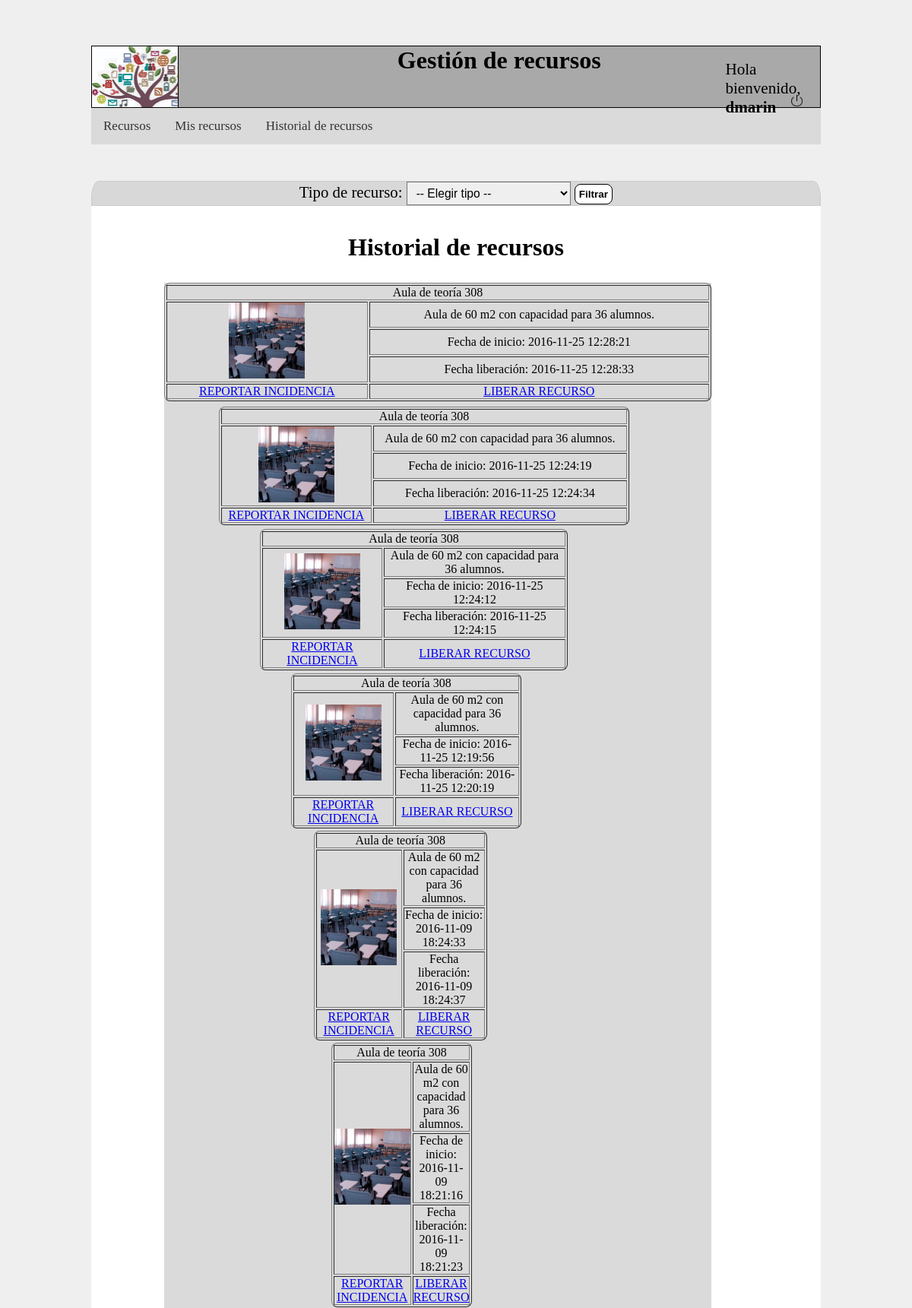
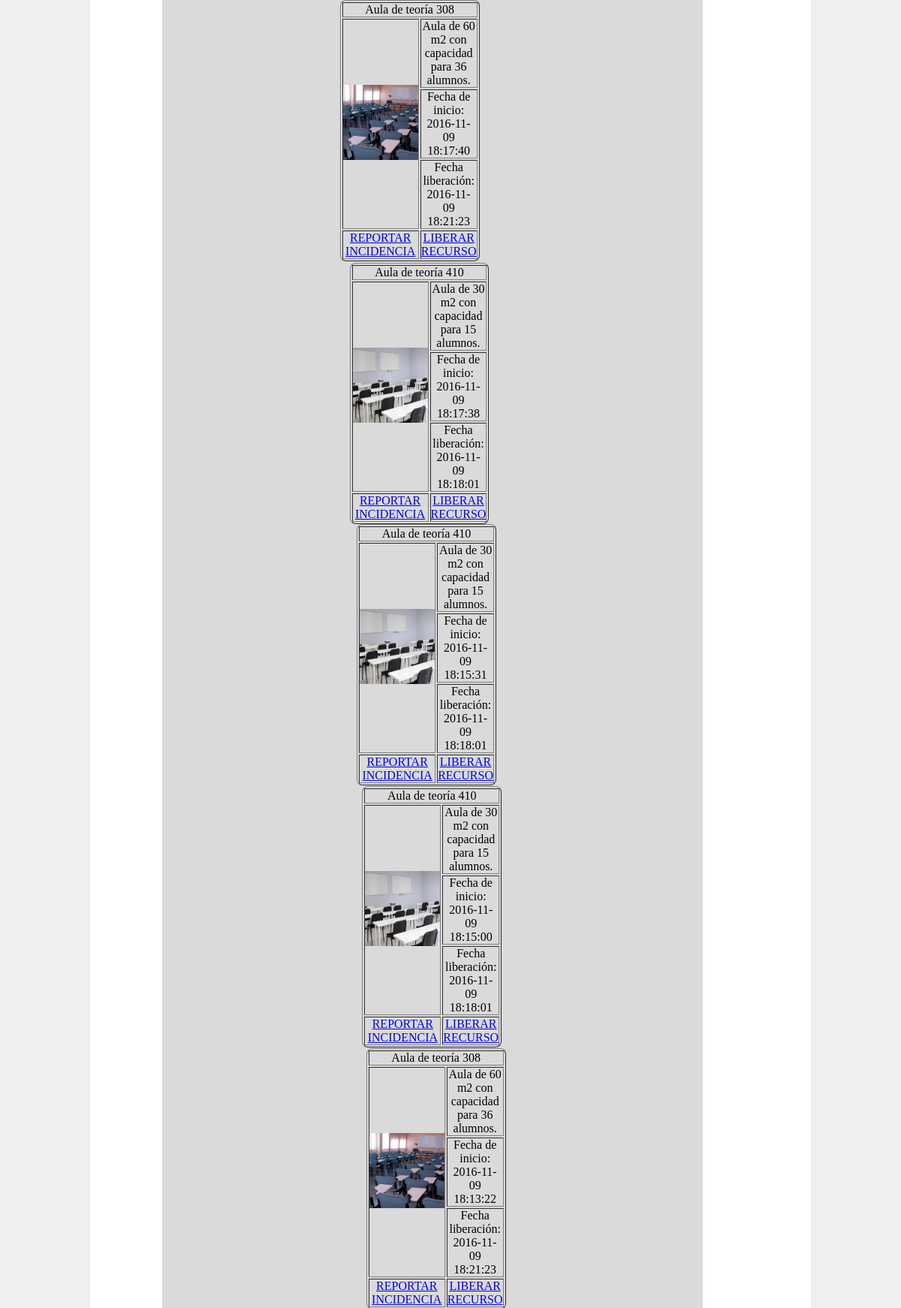
The app's page /proyecto_v3.0/php/historial_recursos.php (signed in, upper part) with its own data (2 pictures, top to bottom).
### tables this page shows
CREATE TABLE `tbl_usuario` (
  `usu_id` int(3) NOT NULL,
  `usu_nickname` varchar(15) NOT NULL,
  `usu_nombre` varchar(15) NOT NULL,
  `usu_apellido` varchar(15) NOT NULL,
  `usu_correo` varchar(30) NOT NULL,
  `usu_cargo` varchar(15) NOT NULL,
  `usu_contrasena` varchar(15) NOT NULL,
  `usu_estado` varchar(20) NOT NULL DEFAULT 'Alta'
);

CREATE TABLE `tbl_reserva` (
  `res_id` int(4) NOT NULL,
  `res_fechainicio` datetime NOT NULL,
  `res_fechafinal` datetime DEFAULT NULL,
  `res_recursoid` int(2) NOT NULL,
  `res_usuarioid` int(3) NOT NULL
);

CREATE TABLE `tbl_recurso` (
  `rec_id` int(2) NOT NULL,
  `rec_nombre` varchar(30) NOT NULL,
  `rec_foto` varchar(15) NOT NULL,
  `rec_descripcion` varchar(200) NOT NULL,
  `rec_tipoid` int(2) NOT NULL,
  `rec_estado` varchar(15) NOT NULL DEFAULT 'Disponible'
);

### proyecto_v3.0/php/historial_recursos.php (the view, shortened to what this page needs)
<?php
		$conexion = mysqli_connect('localhost', 'root', '', 'bd_proyecto2');
		$mysqli = new mysqli("localhost", "root", "", "bd_proyecto2");
		$con =	"SELECT * FROM `tbl_usuario` WHERE `usu_id` = '". $_SESSION["usu_id"] ."'";
		$result	=	mysqli_query($mysqli,$con);
		while ($fila = mysqli_fetch_row($result))
			{
				$usu_nickname	=	$fila[1];
				$usuario = $_SESSION['usu_id'];
			}
		$sql = "SELECT * FROM tbl_tiporecurso ORDER BY tr_id";
		$finalizado_sql =	" SELECT * FROM tbl_reserva INNER JOIN tbl_recurso ON tbl_recurso.rec_id = tbl_reserva.res_recursoid WHERE res_fechafinal IS NOT NULL AND  res_usuarioid='$usuario'";
		extract($_REQUEST);
		$finalizado_sql .= "ORDER BY `tbl_reserva`.`res_id`  DESC";
		$finalizados = mysqli_query($conexion, $finalizado_sql);
		$tipos = mysqli_query($conexion, $sql);
?>
<!DOCTYPE html>
<html>
<head>
	<link rel="stylesheet" type="text/css" href="../css/recursos.css">
</head>
<body>
	<div class="header">
			<div class="logo">
			</div>
			<h1 align="center">Gestión de recursos</h1>
			<div class="profile">
			<p class="welcome">Hola bienvenido, <br /><b>
			<?php echo $usu_nickname; ?></b>
			</p>
			</div>
			<div class="logout">
				<a href="logout.proc.php" onclick="return logout();">
					<img class="img_logout" src="../img/logout_small.png" alt="Cerrar sesión">
				</a>
			</div>
		</div>
<nav>
	<ul class="topnav">
		<li class="li"><a href="recursos.php">Recursos</a></li>
		<li class="li"><a href="misrecursos.php">Mis recursos</a></li>
		<li class="li"><a href="#">Historial de recursos</a></li>
	</ul>
</nav>
<div class="container">
	<?php
	if(mysqli_num_rows($finalizados)>0 && mysqli_num_rows($tipos)>0){
		?>
	<form action="historial_recursos.php" method="get" class="formtipo">
	Tipo de recurso:
		<select name="tr_id">
			<option value="0">-- Elegir tipo --</option>
		</select>
		<input type="submit" name="enviar" value="Filtrar">
	</form>
	<br/>
	<br/>
	<h1>Historial de recursos</h1>
	<br/>
	<?php
		if(mysqli_num_rows($finalizados)>0){
								while($finalizado=mysqli_fetch_array($finalizados)){
									echo "<div class='content_rec'>";
									echo "<table border>";
										echo "<tr>";
											echo "<td colspan='2'>" . $finalizado['rec_nombre'] . "</td>";
										echo "</tr>";
										echo "<tr>";
											echo "<td rowspan='3'><img class='img_recu' src='../img/recursos/".$finalizado['rec_foto']."' width='100'></td>";
											echo "<td>".$finalizado['rec_descripcion']."</td>";
										echo "</tr>";
										echo "<tr>";
											echo "<td>Fecha de inicio: " .$finalizado['res_fechainicio']. "</td>";
										echo "</tr>";
										echo "<tr>";
											echo "<td>Fecha liberación: " .$finalizado['res_fechafinal']. "</td>";
											echo "</tr>";
											echo "<tr>";
											echo "<td colspan='1'> <a class='free_recu' href='incidencia.php?rec_id=" .$fila[3]. "'>REPORTAR INCIDENCIA </a></td>";
											echo "<td colspan='2'> <a class='free_recu' href='liberar.proc.php?recu_id=" .$fila_rec[0]. "&res_id=" .$fila[0]. "' onclick='return destroy();'>LIBERAR RECURSO </a></td>";
										echo "</tr>";
								echo "</table>";
							}
						echo "</div>";
					}
			} else {
				echo "No hay ningún usuario";
			}
		?>
</div>
</body>
</html>

### proyecto_v3.0/css/recursos.css (style rules this page uses)
* { margin:0px; padding:0px; }
body { background-color: #EFEFEF; width: 80%; margin: 5% 10%; }
.header { height: 80px; background-color: #A9A9A9; border: solid 1px black; }
.logo { background-image: url("../img/banner_opt.jpg"); height: 100%; width: 11.75%; border-right: solid 1px black; float: left; }
.welcome { position: relative; margin-left: 85%; width: 25%; }
nav { margin: 0; padding: 0; background-color: #DADADA; }
nav ul.topnav { list-style-type: none; overflow: hidden; }
nav ul.topnav li { float: left; }
nav ul.topnav li a { display: inline-block; color: #333; text-align: center; padding: 14px 16px; text-decoration: none; transition: 0.3s; font-size: 17px; }
.profile { width: 20%; margin-left: 70%; margin-top: -2%; font-size: 1.32em; }
.container { background-color: white; width: 100%; border-radius:1em; height: 100%; margin-top: 2%; text-align: center; font-size: 1em; }
.content_rec { margin-top: 1%; margin-bottom: 2%; text-align:center; width: 75%; background-color:#DADADA; margin-left: 10%; }
.content_rec table { width: 100%; border-radius: 8px 8px 8px 8px; }
.formtipo { margin-top: 5%; }
.img_logout { width: 8%; margin-left: 75% }
.logout { width: 20%; position: relative; margin-left: 81%; margin-top: -3%; }
.formtipo { font-size: 1.3em; border: 1px solid #ccc; background-color: #D8D8D8; border-top-left-radius: 0.5em 1em; border-top-right-radius: 0.5em 1em; }
select { padding: 5px 8px; box-shadow: none; background-image: none; font-size:0.75em; }
input { font-weight: bold; cursor: pointer; padding: 5px; border: 1px solid #000; background: #fff; border-radius: 8px 8px 8px 8px; font-size: 0.65em; }

### records on screen
tbl_usuario: usu_nickname "dmarin"
tbl_reserva: tbl_recurso.rec_nombre "Aula de teoría 308", tbl_recurso.rec_foto (picture), tbl_recurso.rec_descripcion "Aula de 60 m2 con capacidad para 36 alumnos.", res_fechainicio "2016-11-25 12:28:21", res_fechafinal "2016-11-25 12:28:33"
tbl_reserva: tbl_recurso.rec_nombre "Aula de teoría 308", tbl_recurso.rec_foto (picture), tbl_recurso.rec_descripcion "Aula de 60 m2 con capacidad para 36 alumnos.", res_fechainicio "2016-11-25 12:24:19", res_fechafinal "2016-11-25 12:24:34"
tbl_reserva: tbl_recurso.rec_nombre "Aula de teoría 308", tbl_recurso.rec_foto (picture), tbl_recurso.rec_descripcion "Aula de 60 m2 con capacidad para 36 alumnos.", res_fechainicio "2016-11-25 12:24:12", res_fechafinal "2016-11-25 12:24:15"
tbl_reserva: tbl_recurso.rec_nombre "Aula de teoría 308", tbl_recurso.rec_foto (picture), tbl_recurso.rec_descripcion "Aula de 60 m2 con capacidad para 36 alumnos.", res_fechainicio "2016-11-25 12:19:56", res_fechafinal "2016-11-25 12:20:19"
tbl_reserva: tbl_recurso.rec_nombre "Aula de teoría 308", tbl_recurso.rec_foto (picture), tbl_recurso.rec_descripcion "Aula de 60 m2 con capacidad para 36 alumnos.", res_fechainicio "2016-11-09 18:24:33", res_fechafinal "2016-11-09 18:24:37"
tbl_reserva: tbl_recurso.rec_nombre "Aula de teoría 308", tbl_recurso.rec_foto (picture), tbl_recurso.rec_descripcion "Aula de 60 m2 con capacidad para 36 alumnos.", res_fechainicio "2016-11-09 18:21:16", res_fechafinal "2016-11-09 18:21:23"
tbl_reserva: tbl_recurso.rec_nombre "Aula de teoría 308", tbl_recurso.rec_foto (picture), tbl_recurso.rec_descripcion "Aula de 60 m2 con capacidad para 36 alumnos.", res_fechainicio "2016-11-09 18:17:40", res_fechafinal "2016-11-09 18:21:23"
tbl_reserva: tbl_recurso.rec_nombre "Aula de teoría 410", tbl_recurso.rec_foto (picture), tbl_recurso.rec_descripcion "Aula de 30 m2 con capacidad para 15 alumnos.", res_fechainicio "2016-11-09 18:17:38", res_fechafinal "2016-11-09 18:18:01"
tbl_reserva: tbl_recurso.rec_nombre "Aula de teoría 410", tbl_recurso.rec_foto (picture), tbl_recurso.rec_descripcion "Aula de 30 m2 con capacidad para 15 alumnos.", res_fechainicio "2016-11-09 18:15:31", res_fechafinal "2016-11-09 18:18:01"
tbl_reserva: tbl_recurso.rec_nombre "Aula de teoría 410", tbl_recurso.rec_foto (picture), tbl_recurso.rec_descripcion "Aula de 30 m2 con capacidad para 15 alumnos.", res_fechainicio "2016-11-09 18:15:00", res_fechafinal "2016-11-09 18:18:01"
tbl_reserva: tbl_recurso.rec_nombre "Aula de teoría 308", tbl_recurso.rec_foto (picture), tbl_recurso.rec_descripcion "Aula de 60 m2 con capacidad para 36 alumnos.", res_fechainicio "2016-11-09 18:13:22", res_fechafinal "2016-11-09 18:21:23"
